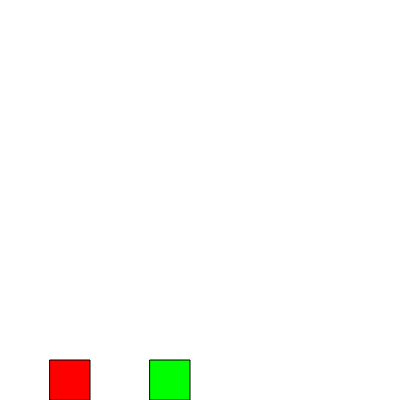
Frame 1 (no input)
Frame 60 (no input): identical to frame 1, image omitted
Frame 120 (the mouse pressed at the canvas centre since frame 60): identical to frame 1, image omitted

The p5.js sketch that drew this single still picture (run headless with seeded random() and noise() and a simulated clock; from frame 60 on, the mouse is pressed at the canvas centre):

// p5.js sketch
// ── sketch.js
var interfaceItems = [];

var dots = [];

var r = 0;
var g = 0;
var b = 0;

function setup() {
    createCanvas(400, 400);

    interfaceItems.push(new interface(50, 360, 40,255,0,0));
    interfaceItems.push(new interface(150, 360, 40,0,255,0));

    //    for (var i = 0; i <= 500; i++) {
    //        dots.push(new makeDots(random(width),random(height-50),10));
    //    }
}

function draw() {
    background(255);
    interfaceItems[0].display();
    interfaceItems[0].check();
    //console.log(interfaceItems[0].check());
    interfaceItems[1].display();
    interfaceItems[1].check();
    
    if(r == 0){
        r++;
    }else if(r == 255){
        r--;
    }
    
     if(g == 0){
        g++;
    }else if(g == 255){
        g--;
    }

     if(b == 0){
        b++;
    }else if(b == 255){
        b--;
    }
    
    for (var i = 0; i < dots.length; i++) {
        dots[i].display();
        dots[i].moveX();
        dots[i].moveY();
        
        
        if (dots[i].checkPosX() == 0) {
            
            dots[i].direction = 0;
        } else if(dots[i].checkPosX() == 1)
        {
            dots[i].direction = 1;
        }
 if (dots[i].checkPosY() == 0) {
            
            dots[i].direction = 0;
        } else if(dots[i].checkPosY() == 1)
        {
            dots[i].direction = 1;
        }
    }

    //    for(var = i){
    //       
    //    }

}

function interface(tempX, tempY, tempBoxSize,tempR,tempG,tempB) {

    this.x = tempX;
    this.y = tempY;
    this.boxSize = tempBoxSize;
    this.r = tempR;
    this.g = tempG;
    this.b = tempB;
    

    this.display = function () {
        fill(this.r,this.g,this.b)
        rect(this.x, this.y, this.boxSize, this.boxSize);
       
    }
    this.check = function () {
        if (mouseX > this.x && mouseX < (this.x + this.boxSize) && mouseY > this.y && mouseY < (this.y + this.boxSize)) {
            // this.overlay = true;
            return true;
        } else {
            //this.overlay = false;
            return false;
        }
    }
}

function mousePressed() {
    if (interfaceItems[0].check() == true) {
        dots.length --;
    }

    if (interfaceItems[1].check() == true) {
        dots.push(new makeDots(random(width), random(height - 50),random(5,40), floor(random(2)),random(256),random(256),random(256)));
        

    }
}

function makeDots(tempX, tempY, tempDiameter, tempDir,tempR,tempG,tempB) {

    this.x = tempX;
    this.y = tempY;
    this.diameter = tempDiameter;
    this.direction = tempDir;
    this.r = tempR;
    this.g = tempG;
    this.b = tempB;
    

    this.display = function () {
        fill(this.r,this.g,this.b);
        ellipse(this.x, this.y, this.diameter, this.diameter,this.r,this.g,this.b);
    }

    this.moveX = function () {
        if (this.direction == 1) {
            this.x = this.x + random(0,2);
        }
        if (this.direction == 0) {
            this.x = this.x - random(0,2);
        }
    }
    this.moveY = function () {
        if (this.direction == 1) {
            this.y = this.y + random(0,2);
        }
        if (this.direction == 0) {
            this.y = this.y - random(0,2);
        }
        this.checkPosX = function () {
            if (this.x > width) {
                return 0;
            } else if (this.x < 0) {
                return 1;
            } else {
                return -1;
            }
        }
        this.checkPosY = function () {
            if (this.y > height - 50) {
                return 0;
            } else if (this.y < 0) {
                return 1;
            } else {
                return -1;
            }
        }



    }
}
